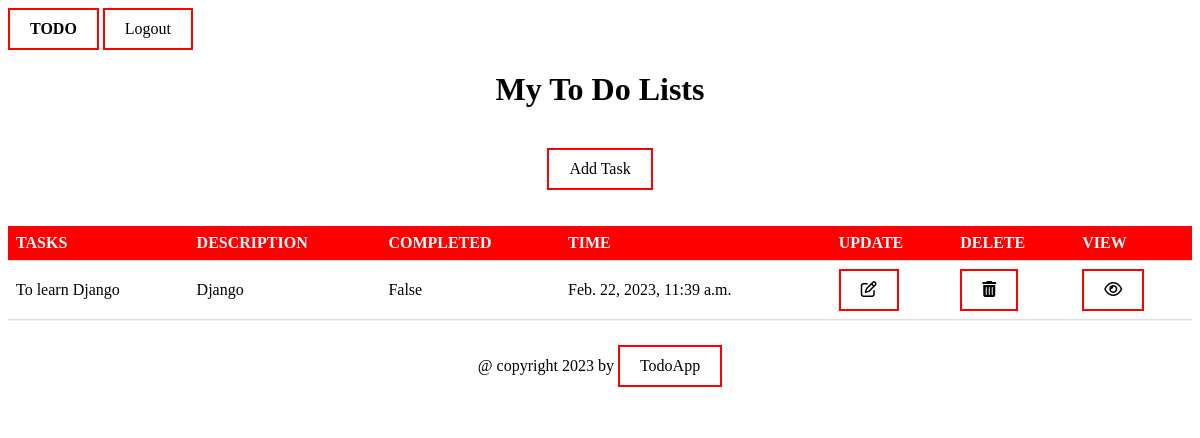
The app's page /task-list/, older data.
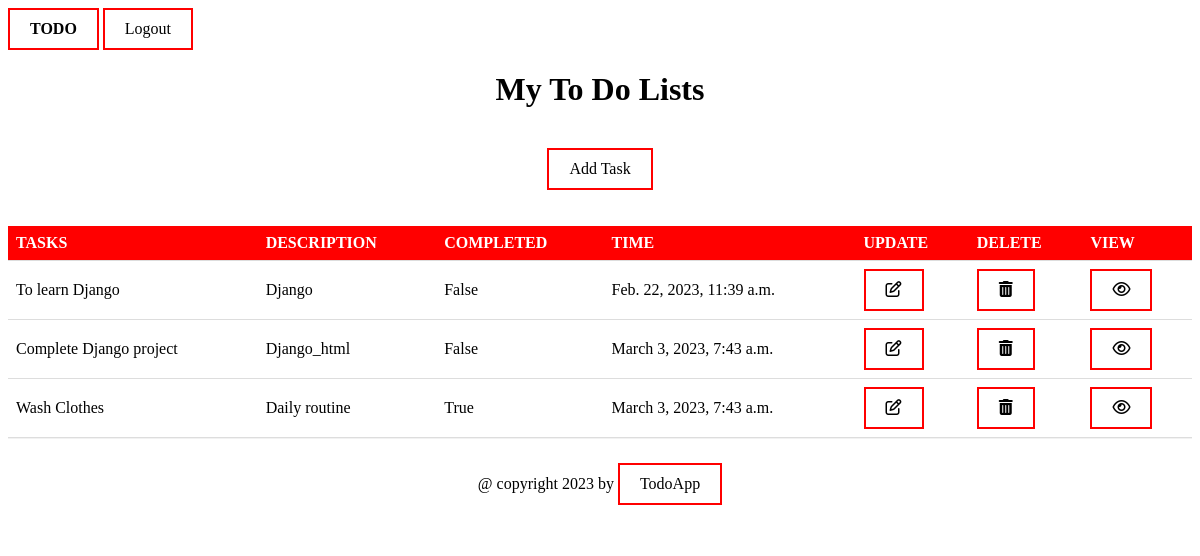
The same page, newer data.
### todo/models.py (models this page shows, shortened)
class Tasks(models.Model):
    title = models.CharField(max_length=200)
    Description = models.TextField()
    completed = models.BooleanField(default=False)
    created = models.DateTimeField(auto_now_add=True)
    class Meta:
        ordering =['completed']

### todo/views.py (the view)
# urls.py: path('task-list/',TaskList.as_view(), name='task1'),
class TaskList(ListView):
    model = Tasks
    context_object_name = 'task1'
    template_name = 'tasklist.html'

### templates/tasklist.html (shortened to what this page needs)
{% load static %}
<!DOCTYPE html>
<html lang="en">
<head>
    <link rel="stylesheet" href="{% static 'css/taskliststyle.css' %}">
</head>
<body>
<div class="container">
        <a  href="{% url 'home' %}" class="logo">Todo</a>
    <a href="{% url 'logout' %}" class="btn btn-primary">Logout</a>
</div>
<form>
<center>
<h1>My To Do Lists</h1></center>
<div style="overflow-x: auto;">
<table id="customers">
    <tr>
        <th>TASKS</th><th>DESCRIPTION</th><th>COMPLETED</th><th>TIME</th><th>UPDATE</th>&nbsp &nbsp<th>DELETE</th><th>VIEW</th>
    </tr>
    {% for tasks in task1 %}
    <tr>
        <td>{{tasks.title}}</td>
        <td>{{tasks.Description}}</td>
        <td>{{tasks.completed}}</td>
        <td>{{tasks.created}}</td>
        <td><a href="{% url 'task-update' tasks.id %}"><i class="fa-regular fa-pen-to-square"></i></a> </td>
        <td><a href="{% url 'task-delete' tasks.id %}"><i class="fa-solid fa-trash-can" ></i></a></td>
        <td><a href="{% url 'task-detail' tasks.id %}"><i class="fa-regular fa-eye"></i></a></td>
    </tr>
    {% endfor %}
    <center><a href="{% url 'task-create' %}" target="_blank">Add Task</a></center>
    <br><br>
</table>
    </div>
</form>
<footer class="footer">
    <div class="container">
        <p>@ copyright {% now "Y" %} by <a class="ab" href="#">TodoApp</a> </p>
    </div>
</footer>
</body>
</html>

### todo/static/css/taskliststyle.css (style rules this page uses)
:root { --color-primary: #ee394c; --color-secondary: #86b7fe; --color-light: #f2f2f2; --color-gray: #ced4da; --color-dark: #212121; --color-white: #ffffff; --color-error: #e2442f; --color-warning: #ffc900; --color-info: #02a2b9; --color-success: #1ba345; --color-input: #00d1b2; --border-radius: 5px; }
body { background-color:white; }
.logo { padding: 0.5rem; background-color: red; text-decoration: none; color: black; font-weight: bold; text-transform: uppercase; }
table { border-collapse: collapse; width: 100%; }
th, td { padding: 8px; text-align: left; border-bottom: 1px solid #ddd; }
th { background-color:red; color: white; }
a:link, a:visited { background-color: white; color: black; border: 2px solid red; padding: 10px 20px; text-align: center; text-decoration: none; display: inline-block; }
.footer p { text-align: center; }
.footer { margin-top: auto; padding: 0.5rem 0; border-top: solid 1px var(--color-light); }

Row changes from the older to the newer data that the page shows:
added Tasks: title "Complete Django project", Description "Django_html", completed "False", created "March 3, 2023, 7:43 a.m."
added Tasks: title "Wash Clothes", Description "Daily routine", completed "True", created "March 3, 2023, 7:43 a.m."
